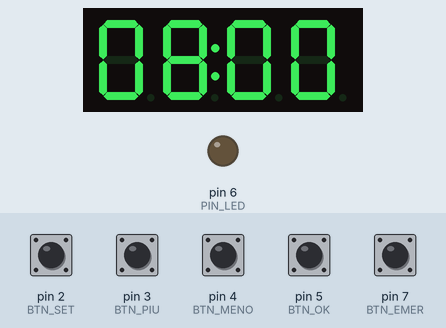
A sketch run on a simulated Arduino Uno, built with avr-gcc and run on an emulated ATmega328P. Shown: 4-digit seven-segment display, output pins drawn as LEDs (lit = HIGH). Dashed ring = blinking. Inputs (shaded band) come from the test bench; at power-on: pin 2 (BTN_SET), pin 3 (BTN_PIU), pin 4 (BTN_MENO), pin 5 (BTN_OK), pin 7 (BTN_EMER) HIGH.

Above: at 1.2 s.
1.3 s: pin 2 (BTN_SET) pulled LOW for 0.15 s
At 2.2 s:
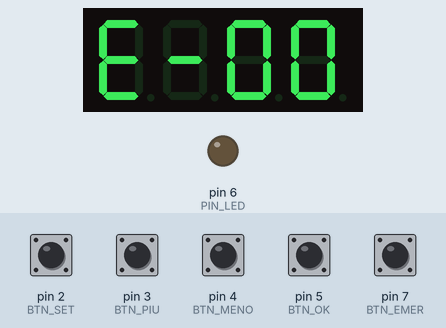
3.1 s: pin 7 (BTN_EMER) pulled LOW for 0.15 s
At 3.2 s:
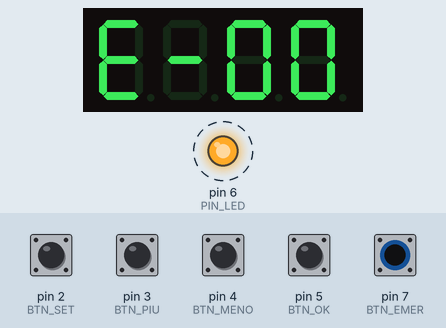
Timing chart, 0 to 9.6 s (numbered marks = the images above; inputs shaded):
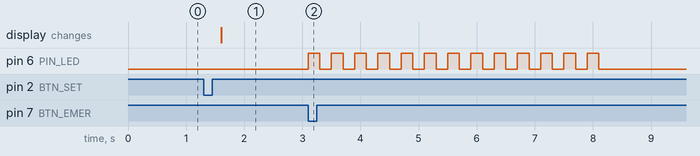

The sketch:

Arduino_gestione_eventi_led.ino
```cpp
#include <Wire.h>
#include <Adafruit_GFX.h>
#include "Adafruit_LEDBackpack.h"

Adafruit_7segment display = Adafruit_7segment();

const int BTN_SET = 2, BTN_PIU = 3, BTN_MENO = 4, BTN_OK = 5, BTN_EMER = 7, PIN_LED = 6;

struct Evento { int o; int m; };
Evento agenda[24];

int idx = 0, stato = 0, ore = 8, min = 0;
unsigned long ultimoMillis = 0;
bool allarmeAttivo = false;

// Configurazione iniziale di pin, display e agenda
void setup() {
  pinMode(BTN_SET, INPUT_PULLUP); pinMode(BTN_PIU, INPUT_PULLUP);
  pinMode(BTN_MENO, INPUT_PULLUP); pinMode(BTN_OK, INPUT_PULLUP);
  pinMode(BTN_EMER, INPUT_PULLUP); pinMode(PIN_LED, OUTPUT);
  display.begin(0x70); display.setBrightness(10);
  for(int i=0; i<24; i++) agenda[i] = {8, 0};
}

// Scrive l'orario nel formato HH:MM sul display a 7 segmenti
void mostraOra(int o, int m) {
  display.clear();
  display.writeDigitNum(0, (o / 10)); display.writeDigitNum(1, (o % 10));
  display.drawColon(true);
  display.writeDigitNum(3, (m / 10)); display.writeDigitNum(4, (m % 10));
  display.writeDisplay();
}

// Scrive l'identificativo dell'evento nel formato E-XX
void mostraEvento(int n) {
  display.clear();
  display.writeDigitAscii(0, 'E');
  display.writeDigitRaw(1, 0x40);
  display.writeDigitNum(3, (n / 10)); display.writeDigitNum(4, (n % 10));
  display.writeDisplay();
}

// Incrementa o decrementa l'orario gestendo il riporto tra minuti e ore
void modificaTempo(int &o, int &m, int dir) {
  m += dir;
  if (m >= 60) { m = 0; o++; } else if (m < 0) { m = 59; o--; }
  if (o >= 24) o = 0; else if (o < 0) o = 23;
}

// Gestisce il lampeggio del LED per gli eventi in agenda senza bloccare il sistema
void gestisciLed() {
  static unsigned long inizioAllarme = 0;
  static unsigned long ultimoLampeggio = 0;
  static bool ledStato = false;

  // Se l'allarme è attivo ma non abbiamo ancora segnato l'inizio, lo segniamo ora
  if (allarmeAttivo && inizioAllarme == 0) {
    inizioAllarme = millis();
  }

  // Se l'allarme è attivo, controlliamo se sono passati 5 secondi (5000ms)
  if (allarmeAttivo) {
    if (millis() - inizioAllarme >= 5000) {
      allarmeAttivo = false; // Spegni l'allarme
      inizioAllarme = 0;     // Resetta il timer
      digitalWrite(PIN_LED, LOW);
    } else {
      // Logica del lampeggio (500ms)
      if (millis() - ultimoLampeggio > 500) {
        ultimoLampeggio = millis();
        ledStato = !ledStato;
        digitalWrite(PIN_LED, ledStato);
      }
    }
  } else {
    // Se non è attivo, spegni tutto e resetta
    digitalWrite(PIN_LED, LOW);
    inizioAllarme = 0;
  }
}

// Esegue il ciclo di allarme di emergenza (5 secondi di lampeggio)
void emergenza() {
  allarmeAttivo = false;
  for(int i = 0; i < 13; i++) {
    digitalWrite(PIN_LED, HIGH); delay(200);
    digitalWrite(PIN_LED, LOW); delay(200);
  }
}

// Gestione continua del tempo, degli eventi e della navigazione tra i menu
void loop() {
  if (millis() - ultimoMillis >= 60000) {
    ultimoMillis = millis(); min++;
    if (min >= 60) { min = 0; ore++; }
    if (ore >= 24) ore = 0;
    for(int i=0; i<24; i++) {
      if (ore == agenda[i].o && min == agenda[i].m) allarmeAttivo = true;
    }
  }

  if (digitalRead(BTN_EMER) == LOW) {
    emergenza();
  } else {
    gestisciLed();
  }

  if (digitalRead(BTN_SET) == LOW && stato == 0) { stato = 1; delay(300); }
  if (digitalRead(BTN_OK) == LOW) { allarmeAttivo = false; stato = 0; delay(300); }

  switch(stato) {
    case 0: mostraOra(ore, min); break;
    case 1:
      mostraEvento(idx);
      if (digitalRead(BTN_PIU) == LOW) { idx = (idx + 1) % 24; delay(250); }
      if (digitalRead(BTN_MENO) == LOW) { idx = (idx - 1 + 24) % 24; delay(250); }
      if (digitalRead(BTN_OK) == LOW) { stato = 2; delay(300); }
      break;
    case 2:
      if (digitalRead(BTN_PIU) == LOW) { modificaTempo(agenda[idx].o, agenda[idx].m, 1); delay(250); }
      if (digitalRead(BTN_MENO) == LOW) { modificaTempo(agenda[idx].o, agenda[idx].m, -1); delay(250); }
      mostraOra(agenda[idx].o, agenda[idx].m);
      break;
  }
}
```

Measured:
- after the input at 1.3 s, the display: changes after 0.30 s (image 1)
- after the input at 3.1 s, pin 6 (PIN_LED): alternates HIGH for 0.20 s and LOW for 0.20 s, 26 changes in all, then stays LOW, starting at once
